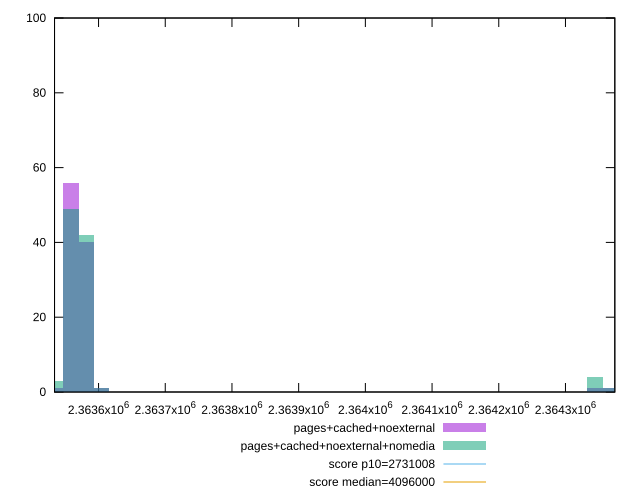

Source code (gnuplot):
reset

$pagesCachedNoexternal <<EOF
2363558.433943644 56
2363581.5525949406 40
2364367.58673902 1
2363604.671246237 1
2364344.4680877235 1
2363535.3152923477 1
EOF

$pagesCachedNoexternalNomedia <<EOF
2363581.5525949406 42
2363558.433943644 49
2364344.4680877235 4
2363535.3152923477 3
2363604.671246237 1
2364367.58673902 1
EOF

set key outside below
set boxwidth 23.11865129644787
set xrange [2363534:2364374]
set yrange [0:100]
set trange [0:100]
set style fill transparent solid 0.5 noborder

set parametric
set terminal svg size 640, 500 enhanced background rgb 'white'
set output "reprap/total-byte-weight/comparison/histogram/2_vs_3.svg"

plot $pagesCachedNoexternal title "pages+cached+noexternal" with boxes, \
     $pagesCachedNoexternalNomedia title "pages+cached+noexternal+nomedia" with boxes, \
     2731008,t title "score p10=2731008", \
     4096000,t title "score median=4096000"

reset
